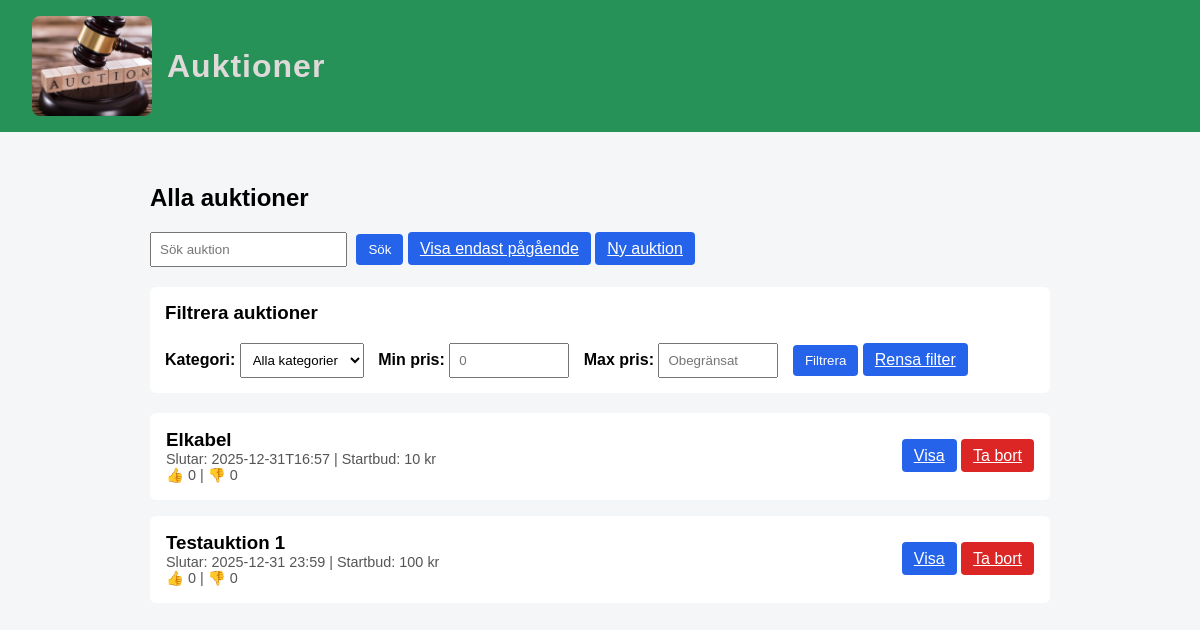
The app's page /?show_all=1, older data.
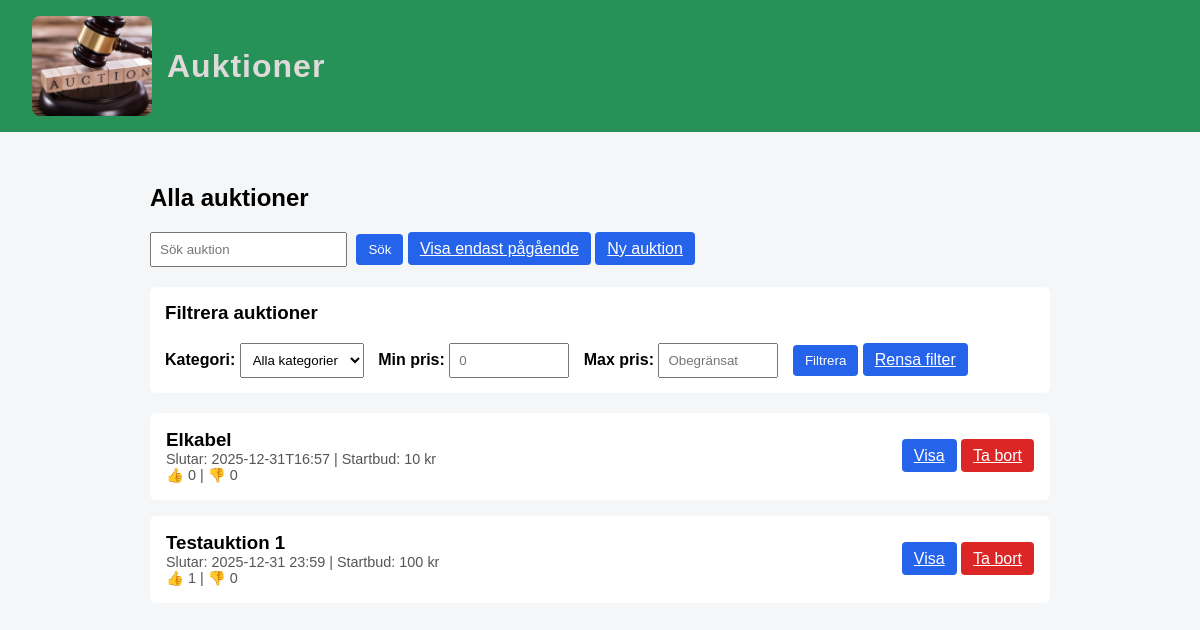
The same page, newer data.
### tables this page shows
CREATE TABLE auctions (
    id INTEGER PRIMARY KEY AUTOINCREMENT,
    title TEXT NOT NULL,
    description TEXT NOT NULL,
    starting_bid REAL NOT NULL,
    end_datetime TEXT NOT NULL,
    category TEXT DEFAULT 'Övrigt',
    likes INTEGER DEFAULT 0,
    dislikes INTEGER DEFAULT 0
);

### myblueprints/auctions/auctions_routes.py (the view, shortened to what this page needs)
@auctions_bp.route("/")
def index():
    keyword = request.args.get("q")
    show_all = request.args.get("show_all")
    category = request.args.get("category")
    min_price = request.args.get("min_price")
    max_price = request.args.get("max_price")
    if keyword:
        auctions = AuctionRepository.search(keyword)
    elif show_all:
        auctions = AuctionRepository.get_all()
    else:
        auctions = AuctionRepository.get_active()
    categories = AuctionRepository.get_all_categories()
    return render_template(
        "auction_list.html",
        auctions=auctions,
        keyword=keyword,
        show_all=show_all,
        categories=categories,
        selected_category=category,
        min_price=min_price,
        max_price=max_price
    )

### database.py (called while the page is built)
def get_db():
    if "db" not in g:
        g.db = sqlite3.connect(DATABASE)
        g.db.row_factory = sqlite3.Row
    return g.db

### dbrepositories/auction_repository.py (called while the page is built)
    @staticmethod
    def get_all():
        return get_db().execute(
            "SELECT * FROM auctions ORDER BY id DESC"
        ).fetchall()

    @staticmethod
    def get_all_categories():
        result = get_db().execute(
            "SELECT DISTINCT category FROM auctions WHERE category IS NOT NULL ORDER BY category"
        ).fetchall()
        return [row['category'] for row in result]

### templates/auction_list.html (shortened to what this page needs)
{% extends "base.html" %}
{% block content %}
<h2>{% if show_all %}Alla auktioner{% else %}Pågående auktioner{% endif %}</h2>
<form method="get" action="/" style="margin-bottom: 20px;">
    <input name="q" placeholder="Sök auktion" value="{{ keyword or '' }}" style="padding: 8px; margin-right: 5px;">
    <button type="submit">Sök</button>
    {% if show_all %}
        <a class="btn" href="/">Visa endast pågående</a>
    {% else %}
        <a class="btn" href="/?show_all=1">Visa alla</a>
    {% endif %}
    <a class="btn" href="/admin/create">Ny auktion</a>
</form>
<div style="background: #fff; padding: 15px; border-radius: 6px; margin-bottom: 20px;">
    <h3 style="margin-top: 0;">Filtrera auktioner</h3>
    <form method="get" action="/">
        <label for="category"><strong>Kategori:</strong></label>
        <select name="category" id="category" style="padding: 8px; margin-right: 10px;">
            <option value="">Alla kategorier</option>
        </select>
        <label for="min_price"><strong>Min pris:</strong></label>
        <input type="number" name="min_price" id="min_price" placeholder="0" value="{{ min_price or '' }}" style="width: 100px; padding: 8px; margin-right: 10px;">
        <label for="max_price"><strong>Max pris:</strong></label>
        <input type="number" name="max_price" id="max_price" placeholder="Obegränsat" value="{{ max_price or '' }}" style="width: 100px; padding: 8px; margin-right: 10px;">
        <button type="submit">Filtrera</button>
        <a href="/" class="btn">Rensa filter</a>
    </form>
</div>
{% for auction in auctions %}
<div class="auction-card">
    <div>
        <h3>{{ auction.title }}</h3>
        <div class="auction-meta">
            Slutar: {{ auction.end_datetime }} | Startbud: {{ auction.starting_bid|int }} kr<br>
            👍 {{ auction.likes }} | 👎 {{ auction.dislikes }}
        </div>
    </div>
    <div>
        <a class="btn" href="/auction/{{ auction.id }}">Visa</a>
        <a class="btn btn-danger"
           href="/admin/delete/{{ auction.id }}"
           onclick="return confirm('Ta bort auktion?')">
           Ta bort
        </a>
    </div>
</div>
{% else %}
<p>Inga auktioner hittades.</p>
{% endfor %}
{% endblock %}

Row changes from the older to the newer data that the page shows:
changed auctions "Testauktion 1": likes "0" → "1"
